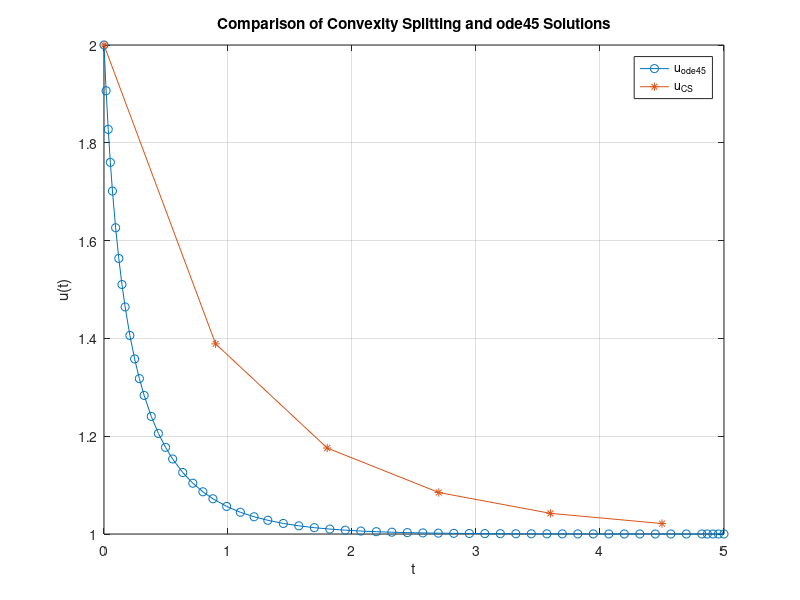
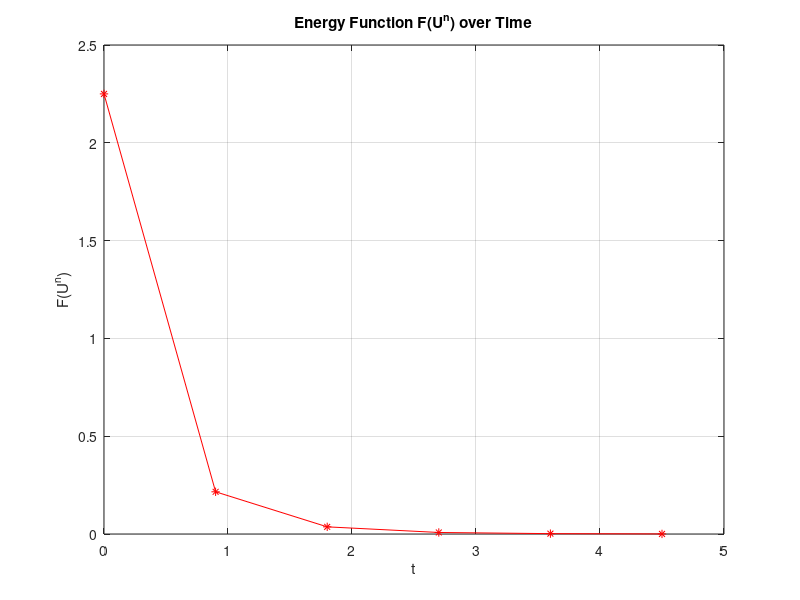

MATLAB code for these plots, in order:
% This is the NonlinearBEU code that shows monotonocity (U^{n+1}<=U^n) and
% energy stability (F(U^{n})<= F(U^{n+1}))
function NonlinearCSU1(u0, tau)
    if nargin < 2
        u0 = 2;
        tau = 0.9;
    end    
    
    % Discretization Parameters
    T = 5;
    dt = tau;
    t = 0:dt:T;
    Nsteps = length(t);

    % Initial conditions
    uold = u0;
    unew = 0*t;
    unew(1) = uold;

    % Function for the energy F(U), the integral of f(u)
    F = @(u) -(u.^2) / 2 + (u.^4) / 4 + 1/4;

    % Initialize energy array
    energy = zeros(1, Nsteps);
    energy(1) = F(u0); % Initial energy

    % Main body of code
    for i = 2:Nsteps
        f = @(unext) unext - unew(i-1) - tau*unew(i-1) + tau*(unext).^3;
        unew(i) = fzero(f, unew(i-1));
        
        % Calculate F(U^n)
        energy(i) = F(unew(i));
        
        % Display U^n and F(U^n)
        fprintf('Time step %d: U^n = %.4f, F(U^n) = %.4f\n', i-1, unew(i), energy(i));
    end   

    % Exact solution with Ode45
    [t_ode45, u_ode45] = ode45(@(t, u) u - u^3, [0 T], uold);

    % Plot the results
    figure(1);
    plot(t_ode45, u_ode45, 'o-', 'DisplayName', 'u_{ode45}');
    hold on;
    plot(t, unew, '*-', 'DisplayName', 'u_{CS}');
    xlabel('t');
    ylabel('u(t)');
    legend('show');
    title('Comparison of Convexity Splitting and ode45 Solutions');
    grid on;

    % Plot the energy function over time
    figure(2);
    plot(t, energy, 'r*-');
    xlabel('t');
    ylabel('F(U^n)');
    title('Energy Function F(U^n) over Time');
    grid on;


end
